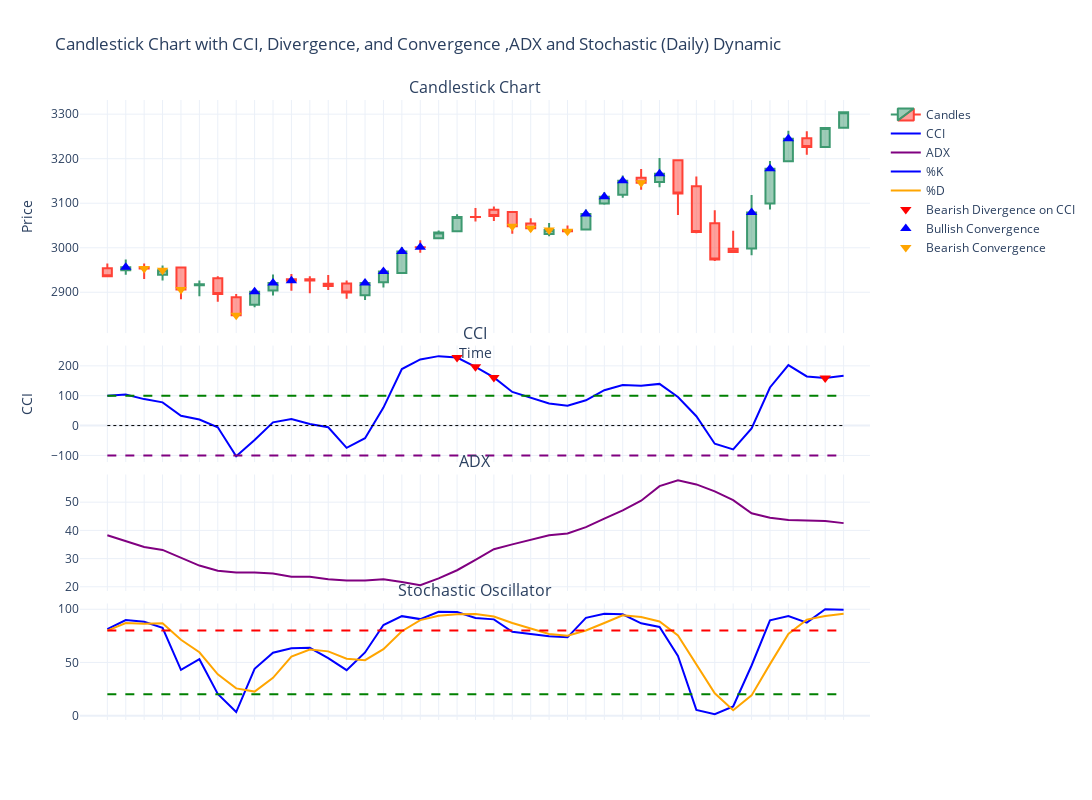

Source (notebook cell):
### Code cell
# ---- Load Data (Ensure You Replace This with Actual PostgreSQL Query) ----
origin_df = pd.read_csv('../Gold Futures Historical Data.csv')
origin_df.dropna(inplace=True)

df = origin_df[['Date', 'Price','Open','High' ,'Low']]
df = df.rename(columns={
    'Date': 'date_time',
    'Price': 'close',
    'Open': 'open',
    'High': 'high',
    'Low': 'low'
})

# Convert to datetime format
df['date_time'] = pd.to_datetime(df['date_time'])
# Remove commas and convert to float
for col in ['open', 'high', 'low', 'close']:
    df[col] = df[col].astype(str).str.replace(',', '').astype(float)

df = df.sort_values('date_time', ascending=True).reset_index(drop=True)

# Set CCI window size
n = 20

# Compute Typical Price (TP)
df['TP'] = (df['high'] + df['low'] + df['close']) / 3

# Compute Simple Moving Average (SMA) of TP
df['SMA_TP'] = df['TP'].rolling(window=n).mean()

# Compute Mean Absolute Deviation (MAD)
df['MAD'] = df['TP'].rolling(window=n).apply(lambda x: np.mean(np.abs(x - np.mean(x))), raw=True)

# Compute CCI
df['cci'] = (df['TP'] - df['SMA_TP']) / (0.015 * df['MAD'])

# Compute ADX Indicator
adx_period = 14
df['TR'] = np.maximum(df['high'] - df['low'], np.maximum(abs(df['high'] - df['close'].shift(1)), abs(df['low'] - df['close'].shift(1))))
df['+DM'] = np.where((df['high'] - df['high'].shift(1)) > (df['low'].shift(1) - df['low']), df['high'] - df['high'].shift(1), 0)
df['-DM'] = np.where((df['low'].shift(1) - df['low']) > (df['high'] - df['high'].shift(1)), df['low'].shift(1) - df['low'], 0)
df['TR_smooth'] = df['TR'].rolling(window=adx_period).mean()
df['+DM_smooth'] = df['+DM'].rolling(window=adx_period).mean()
df['-DM_smooth'] = df['-DM'].rolling(window=adx_period).mean()
df['+DI'] = 100 * (df['+DM_smooth'] / df['TR_smooth'])
df['-DI'] = 100 * (df['-DM_smooth'] / df['TR_smooth'])
df['DX'] = 100 * abs(df['+DI'] - df['-DI']) / (df['+DI'] + df['-DI'])
df['ADX'] = df['DX'].rolling(window=adx_period).mean()

stoch_period = 14  # Lookback period
smoothing_period = 3  # %D moving average period

# Compute Stochastic %K
df['stoch_k'] = 100 * (df['close'] - df['low'].rolling(window=stoch_period).min()) / \
                (df['high'].rolling(window=stoch_period).max() - df['low'].rolling(window=stoch_period).min())

# Compute Stochastic %D (3-period SMA of %K)
df['stoch_d'] = df['stoch_k'].rolling(window=smoothing_period).mean()

# Compute ATR for volatility measurement
df['ATR'] = df['high'].rolling(window=n).mean() - df['low'].rolling(window=n).mean()

# Define baseline ATR for normalization (e.g., median ATR value)
atr_baseline = df['ATR'].median()

# Initialize signal columns
df['bullish_divergence'] = 0
df['bearish_divergence'] = 0
df['bullish_convergence'] = 0
df['bearish_convergence'] = 0

for i in range(2, len(df)):
    price_now, price_prev = df['close'].iloc[i], df['close'].iloc[i-1]
    cci_now, cci_prev = df['cci'].iloc[i], df['cci'].iloc[i-1]

    # Compute dynamic cooldown based on volatility
    dynamic_cooldown = max(3, int(df['ATR'].fillna(0).iloc[i] / atr_baseline * 8))  # Adjust multiplier (5) as needed

    # Bullish Divergence
    if price_now < price_prev and cci_now > cci_prev and df['cci'][i] < -100:
        if df['bullish_divergence'].shift(dynamic_cooldown).iloc[i] == 0:
            df.loc[i, 'bullish_divergence'] = 1

    # Bearish Divergence
    if price_now > price_prev and cci_now < cci_prev and df['cci'][i] > 100:
        if df['bearish_divergence'].shift(dynamic_cooldown).iloc[i] == 0:
            df.loc[i, 'bearish_divergence'] = 1

    # Bullish Convergence
    if price_now > price_prev and cci_now > cci_prev:
        if df['bullish_convergence'].shift(dynamic_cooldown).iloc[i] == 0:
            df.loc[i, 'bullish_convergence'] = 1

    # Bearish Convergence
    if price_now < price_prev and cci_now < cci_prev:
        if df['bearish_convergence'].shift(dynamic_cooldown).iloc[i] == 0:
            df.loc[i, 'bearish_convergence'] = 1

# ---- Set Time Window for Visualization ----
end_date = df['date_time'].max()
start_date = end_date - relativedelta(weeks=8)

filtered_df_6h = df[(df['date_time'] >= start_date) & (df['date_time'] <= end_date)].copy()
filtered_df_6h = filtered_df_6h.sort_values('date_time')  # Sort for correct plotting order

# Convert timestamps to strings to enforce categorical axis
filtered_df_6h['date_time'] = filtered_df_6h['date_time'].astype(str)

# ---- Identify Divergence & Convergence Points in the Filtered Data ----
bullish_points = filtered_df_6h[filtered_df_6h['bullish_divergence'] == 1]
bearish_points = filtered_df_6h[filtered_df_6h['bearish_divergence'] == 1]
bullish_convergence = filtered_df_6h[filtered_df_6h['bullish_convergence'] == 1]
bearish_convergence = filtered_df_6h[filtered_df_6h['bearish_convergence'] == 1]

# ---- Update Subplot Titles ----
fig = make_subplots(rows=4, cols=1, shared_xaxes=True, 
                    vertical_spacing=0.02, subplot_titles=('Candlestick Chart', 'CCI', 'ADX', 'Stochastic Oscillator'), 
                    row_width=[0.2, 0.2, 0.2, 0.4])


# ---- Candlestick Chart ----
fig.add_trace(go.Candlestick(x=filtered_df_6h['date_time'],
                             open=filtered_df_6h['open'], high=filtered_df_6h['high'],
                             low=filtered_df_6h['low'], close=filtered_df_6h['close'], 
                             name='Candles'),
              row=1, col=1)

# ---- Divergence Markers ----
# fig.add_trace(go.Scatter(x=bullish_points['date_time'], y=bullish_points['low'],
#                          mode='markers', marker=dict(color='green', symbol='triangle-up', size=10),
#                          name='Bullish Divergence'),
#               row=1, col=1)

# fig.add_trace(go.Scatter(x=bearish_points['date_time'], y=bearish_points['high'],
#                          mode='markers', marker=dict(color='red', symbol='triangle-down', size=10),
#                          name='Bearish Divergence'),
#               row=1, col=1)

# ---- CCI Oscillator ----
fig.add_trace(go.Scatter(x=filtered_df_6h['date_time'], y=filtered_df_6h['cci'], 
                         mode='lines', name='CCI', 
                         line=dict(color='blue')),
              row=2, col=1)

# ---- ADX Indicator ----
fig.add_trace(go.Scatter(x=filtered_df_6h['date_time'], y=filtered_df_6h['ADX'], 
                         mode='lines', name='ADX', 
                         line=dict(color='purple')),
              row=3, col=1)

# ---- Add Stochastic Oscillator (%K and %D) ----
fig.add_trace(go.Scatter(x=filtered_df_6h['date_time'], y=filtered_df_6h['stoch_k'],
                         mode='lines', name='%K', line=dict(color='blue')),
              row=4, col=1)

fig.add_trace(go.Scatter(x=filtered_df_6h['date_time'], y=filtered_df_6h['stoch_d'],
                         mode='lines', name='%D', line=dict(color='orange')),
              row=4, col=1)

# ---- Overbought and Oversold Levels for Stochastic ----
fig.add_shape(type="line", x0=filtered_df_6h['date_time'].min(), x1=filtered_df_6h['date_time'].max(),
              y0=80, y1=80, line=dict(color="red", width=2, dash="dash"), row=4, col=1, yref="y4")

fig.add_shape(type="line", x0=filtered_df_6h['date_time'].min(), x1=filtered_df_6h['date_time'].max(),
              y0=20, y1=20, line=dict(color="green", width=2, dash="dash"), row=4, col=1, yref="y4")

# ---- Divergence Points on CCI ----
fig.add_trace(go.Scatter(x=bullish_points['date_time'], y=bullish_points['cci'],
                         mode='markers', marker=dict(color='green', symbol='triangle-up', size=10),
                         name='Bullish Divergence on CCI'),
              row=2, col=1)

fig.add_trace(go.Scatter(x=bearish_points['date_time'], y=bearish_points['cci'],
                         mode='markers', marker=dict(color='red', symbol='triangle-down', size=10),
                         name='Bearish Divergence on CCI'),
              row=2, col=1)

# ---- Convergence Points ----
fig.add_trace(go.Scatter(x=bullish_convergence['date_time'], y=bullish_convergence['close'],
                         mode='markers', marker=dict(color='blue', symbol='triangle-up', size=10),
                         name='Bullish Convergence'),
              row=1, col=1)

fig.add_trace(go.Scatter(x=bearish_convergence['date_time'], y=bearish_convergence['close'],
                         mode='markers', marker=dict(color='orange', symbol='triangle-down', size=10),
                         name='Bearish Convergence'),
              row=1, col=1)

# ---- Overbought, Oversold, and Zero Lines ----
fig.add_shape(type="line", x0=filtered_df_6h['date_time'].min(), x1=filtered_df_6h['date_time'].max(),
              y0=100, y1=100, line=dict(color="green", width=2, dash="dash"), row=2, col=1, yref="y2")

fig.add_shape(type="line", x0=filtered_df_6h['date_time'].min(), x1=filtered_df_6h['date_time'].max(),
              y0=-100, y1=-100, line=dict(color="purple", width=2, dash="dash"), row=2, col=1, yref="y2")

fig.add_shape(type="line", x0=filtered_df_6h['date_time'].min(), x1=filtered_df_6h['date_time'].max(),
              y0=0, y1=0, line=dict(color="black", width=1, dash="dot"), row=2, col=1, yref="y2")

# ---- Final Layout Formatting ----
fig.update_layout(title='Candlestick Chart with CCI, Divergence, and Convergence ,ADX and Stochastic (Daily) Dynamic', 
                  yaxis_title='Price',
                  xaxis_title='Time',
                  yaxis2_title='CCI',
                  showlegend=True,
                  template="plotly_white",
                  height=800, width=1200)

fig.update_xaxes(rangeslider_visible=False,type='category',tickformat="%b %d %H:%M",  # Format similar to Trading Economics
        dtick="D1",showticklabels=False,  # Show labels at daily intervals (adjust as needed)
        tickangle=90)

# Show Figure
fig.show()

fig3_path = "candlestick_6h.png"
# pio.write_image(fig, fig3_path, format='png')

### Figure 1 — Plotly figure (JSON) as saved in the notebook; plotly's stock layout.template omitted (floating-point values rounded to 4 significant figures)
{"data": [{"close": [2936.0, 2956.0, 2953.0, 2950.0, 2906.0, 2918.0, 2896.0, 2848.0, 2901.0, 2921.0, 2926.0, 2927.0, 2914.0, 2899.0, 2921.0, 2947.0, 2991.0, 3001.0, 3034.0, 3069.0, 3069.0, 3071.0, 3048.0, 3044.0, 3040.0, 3037.0, 3076.0, 3114.0, 3150.0, 3146.0, 3166.0, 3122.0, 3035.0, 2974.0, 2990.0, 3079.0, 3178.0, 3245.0, 3226.0, 3269.0, 3304.0], "high": [2964.0, 2973.0, 2965.0, 2960.0, 2956.0, 2926.0, 2936.0, 2896.0, 2906.0, 2940.0, 2941.0, 2936.0, 2939.0, 2926.0, 2929.0, 2949.0, 3002.0, 3017.0, 3039.0, 3075.0, 3089.0, 3093.0, 3082.0, 3066.0, 3055.0, 3050.0, 3086.0, 3124.0, 3162.0, 3177.0, 3202.0, 3197.0, 3160.0, 3084.0, 3038.0, 3118.0, 3195.0, 3263.0, 3262.0, 3269.0, 3306.0], "low": [2934.0, 2939.0, 2930.0, 2926.0, 2884.0, 2891.0, 2879.0, 2844.0, 2866.0, 2892.0, 2903.0, 2898.0, 2905.0, 2885.0, 2882.0, 2911.0, 2942.0, 2989.0, 3020.0, 3036.0, 3059.0, 3060.0, 3031.0, 3036.0, 3026.0, 3033.0, 3039.0, 3096.0, 3112.0, 3130.0, 3136.0, 3074.0, 3033.0, 2970.0, 2989.0, 2983.0, 3086.0, 3193.0, 3209.0, 3226.0, 3270.0], "name": "Candles", "open": [2954.0, 2950.0, 2956.0, 2939.0, 2956.0, 2916.0, 2931.0, 2889.0, 2872.0, 2904.0, 2929.0, 2930.0, 2919.0, 2920.0, 2893.0, 2922.0, 2943.0, 3001.0, 3021.0, 3037.0, 3069.0, 3086.0, 3080.0, 3055.0, 3031.0, 3040.0, 3041.0, 3099.0, 3119.0, 3157.0, 3148.0, 3197.0, 3138.0, 3055.0, 2998.0, 2998.0, 3099.0, 3194.0, 3246.0, 3226.0, 3270.0], "type": "candlestick", "x": ["2025-02-19", "2025-02-20", "2025-02-21", "2025-02-24", "2025-02-25", "2025-02-26", "2025-02-27", "2025-02-28", "2025-03-03", "2025-03-04", "2025-03-05", "2025-03-06", "2025-03-07", "2025-03-10", "2025-03-11", "2025-03-12", "2025-03-13", "2025-03-14", "2025-03-17", "2025-03-18", "2025-03-19", "2025-03-20", "2025-03-21", "2025-03-24", "2025-03-25", "2025-03-26", "2025-03-27", "2025-03-28", "2025-03-31", "2025-04-01", "2025-04-02", "2025-04-03", "2025-04-04", "2025-04-07", "2025-04-08", "2025-04-09", "2025-04-10", "2025-04-11", "2025-04-14", "2025-04-15", "2025-04-16"], "xaxis": "x", "yaxis": "y"}, {"line": {"color": "blue"}, "mode": "lines", "name": "CCI", "type": "scatter", "x": ["2025-02-19", "2025-02-20", "2025-02-21", "2025-02-24", "2025-02-25", "2025-02-26", "2025-02-27", "2025-02-28", "2025-03-03", "2025-03-04", "2025-03-05", "2025-03-06", "2025-03-07", "2025-03-10", "2025-03-11", "2025-03-12", "2025-03-13", "2025-03-14", "2025-03-17", "2025-03-18", "2025-03-19", "2025-03-20", "2025-03-21", "2025-03-24", "2025-03-25", "2025-03-26", "2025-03-27", "2025-03-28", "2025-03-31", "2025-04-01", "2025-04-02", "2025-04-03", "2025-04-04", "2025-04-07", "2025-04-08", "2025-04-09", "2025-04-10", "2025-04-11", "2025-04-14", "2025-04-15", "2025-04-16"], "xaxis": "x2", "y": [100.2, 103.7, 88.63, 77.71, 32.98, 20.05, -5.846, -102.8, -48.7, 10.63, 22.15, 5.253, -5.724, -74.71, -42.56, 60.18, 189.2, 221.4, 232.5, 227.6, 196.6, 161.2, 112.6, 92.51, 74.18, 66.43, 84.63, 118.5, 135.8, 133.0, 139.5, 95.63, 31.3, -60.75, -79.77, -9.629, 127.5, 202.7, 164.6, 159.5, 167.0], "yaxis": "y2"}, {"line": {"color": "purple"}, "mode": "lines", "name": "ADX", "type": "scatter", "x": ["2025-02-19", "2025-02-20", "2025-02-21", "2025-02-24", "2025-02-25", "2025-02-26", "2025-02-27", "2025-02-28", "2025-03-03", "2025-03-04", "2025-03-05", "2025-03-06", "2025-03-07", "2025-03-10", "2025-03-11", "2025-03-12", "2025-03-13", "2025-03-14", "2025-03-17", "2025-03-18", "2025-03-19", "2025-03-20", "2025-03-21", "2025-03-24", "2025-03-25", "2025-03-26", "2025-03-27", "2025-03-28", "2025-03-31", "2025-04-01", "2025-04-02", "2025-04-03", "2025-04-04", "2025-04-07", "2025-04-08", "2025-04-09", "2025-04-10", "2025-04-11", "2025-04-14", "2025-04-15", "2025-04-16"], "xaxis": "x3", "y": [38.3, 36.29, 34.1, 33.06, 30.35, 27.53, 25.7, 25.06, 25.08, 24.69, 23.53, 23.58, 22.64, 22.23, 22.24, 22.64, 21.68, 20.56, 22.99, 25.87, 29.51, 33.34, 35.04, 36.63, 38.24, 38.91, 41.18, 44.2, 47.1, 50.52, 55.68, 57.76, 56.29, 53.85, 50.73, 46.08, 44.48, 43.65, 43.51, 43.29, 42.57], "yaxis": "y3"}, {"line": {"color": "blue"}, "mode": "lines", "name": "%K", "type": "scatter", "x": ["2025-02-19", "2025-02-20", "2025-02-21", "2025-02-24", "2025-02-25", "2025-02-26", "2025-02-27", "2025-02-28", "2025-03-03", "2025-03-04", "2025-03-05", "2025-03-06", "2025-03-07", "2025-03-10", "2025-03-11", "2025-03-12", "2025-03-13", "2025-03-14", "2025-03-17", "2025-03-18", "2025-03-19", "2025-03-20", "2025-03-21", "2025-03-24", "2025-03-25", "2025-03-26", "2025-03-27", "2025-03-28", "2025-03-31", "2025-04-01", "2025-04-02", "2025-04-03", "2025-04-04", "2025-04-07", "2025-04-08", "2025-04-09", "2025-04-10", "2025-04-11", "2025-04-14", "2025-04-15", "2025-04-16"], "xaxis": "x4", "y": [81.34, 89.89, 88.2, 82.57, 43.07, 53.04, 20.35, 3.403, 44.08, 59.16, 63.34, 63.81, 54.14, 42.77, 59.4, 85.16, 93.52, 90.75, 97.69, 97.32, 91.72, 90.51, 78.89, 76.8, 74.7, 73.61, 91.92, 95.82, 95.34, 86.8, 83.38, 56.12, 5.407, 1.384, 8.564, 47.15, 89.58, 93.71, 87.46, 100.0, 99.63], "yaxis": "y4"}, {"line": {"color": "orange"}, "mode": "lines", "name": "%D", "type": "scatter", "x": ["2025-02-19", "2025-02-20", "2025-02-21", "2025-02-24", "2025-02-25", "2025-02-26", "2025-02-27", "2025-02-28", "2025-03-03", "2025-03-04", "2025-03-05", "2025-03-06", "2025-03-07", "2025-03-10", "2025-03-11", "2025-03-12", "2025-03-13", "2025-03-14", "2025-03-17", "2025-03-18", "2025-03-19", "2025-03-20", "2025-03-21", "2025-03-24", "2025-03-25", "2025-03-26", "2025-03-27", "2025-03-28", "2025-03-31", "2025-04-01", "2025-04-02", "2025-04-03", "2025-04-04", "2025-04-07", "2025-04-08", "2025-04-09", "2025-04-10", "2025-04-11", "2025-04-14", "2025-04-15", "2025-04-16"], "xaxis": "x4", "y": [79.98, 87.09, 86.48, 86.89, 71.28, 59.56, 38.82, 25.6, 22.61, 35.55, 55.53, 62.1, 60.43, 53.57, 52.1, 62.44, 79.36, 89.81, 93.99, 95.25, 95.58, 93.18, 87.04, 82.06, 76.8, 75.04, 80.08, 87.12, 94.36, 92.65, 88.51, 75.43, 48.3, 20.97, 5.118, 19.03, 48.43, 76.81, 90.25, 93.72, 95.69], "yaxis": "y4"}, {"marker": {"color": "green", "size": 10, "symbol": "triangle-up"}, "mode": "markers", "name": "Bullish Divergence on CCI", "type": "scatter", "x": [], "xaxis": "x2", "y": [], "yaxis": "y2"}, {"marker": {"color": "red", "size": 10, "symbol": "triangle-down"}, "mode": "markers", "name": "Bearish Divergence on CCI", "type": "scatter", "x": ["2025-03-18", "2025-03-19", "2025-03-20", "2025-04-15"], "xaxis": "x2", "y": [227.6, 196.6, 161.2, 159.5], "yaxis": "y2"}, {"marker": {"color": "blue", "size": 10, "symbol": "triangle-up"}, "mode": "markers", "name": "Bullish Convergence", "type": "scatter", "x": ["2025-02-20", "2025-03-03", "2025-03-04", "2025-03-05", "2025-03-11", "2025-03-12", "2025-03-13", "2025-03-14", "2025-03-27", "2025-03-28", "2025-03-31", "2025-04-02", "2025-04-09", "2025-04-10", "2025-04-11"], "xaxis": "x", "y": [2956.0, 2901.0, 2921.0, 2926.0, 2921.0, 2947.0, 2991.0, 3001.0, 3076.0, 3114.0, 3150.0, 3166.0, 3079.0, 3178.0, 3245.0], "yaxis": "y"}, {"marker": {"color": "orange", "size": 10, "symbol": "triangle-down"}, "mode": "markers", "name": "Bearish Convergence", "type": "scatter", "x": ["2025-02-21", "2025-02-24", "2025-02-25", "2025-02-28", "2025-03-21", "2025-03-24", "2025-03-25", "2025-03-26", "2025-04-01"], "xaxis": "x", "y": [2953.0, 2950.0, 2906.0, 2848.0, 3048.0, 3044.0, 3040.0, 3037.0, 3146.0], "yaxis": "y"}], "layout": {"annotations": [{"font": {"size": 16}, "showarrow": false, "text": "Candlestick Chart", "x": 0.5, "xanchor": "center", "xref": "paper", "y": 1, "yanchor": "bottom", "yref": "paper"}, {"font": {"size": 16}, "showarrow": false, "text": "CCI", "x": 0.5, "xanchor": "center", "xref": "paper", "y": 0.604, "yanchor": "bottom", "yref": "paper"}, {"font": {"size": 16}, "showarrow": false, "text": "ADX", "x": 0.5, "xanchor": "center", "xref": "paper", "y": 0.396, "yanchor": "bottom", "yref": "paper"}, {"font": {"size": 16}, "showarrow": false, "text": "Stochastic Oscillator", "x": 0.5, "xanchor": "center", "xref": "paper", "y": 0.188, "yanchor": "bottom", "yref": "paper"}], "height": 800, "shapes": [{"line": {"color": "red", "dash": "dash", "width": 2}, "type": "line", "x0": "2025-02-19", "x1": "2025-04-16", "xref": "x4", "y0": 80, "y1": 80, "yref": "y4"}, {"line": {"color": "green", "dash": "dash", "width": 2}, "type": "line", "x0": "2025-02-19", "x1": "2025-04-16", "xref": "x4", "y0": 20, "y1": 20, "yref": "y4"}, {"line": {"color": "green", "dash": "dash", "width": 2}, "type": "line", "x0": "2025-02-19", "x1": "2025-04-16", "xref": "x2", "y0": 100, "y1": 100, "yref": "y2"}, {"line": {"color": "purple", "dash": "dash", "width": 2}, "type": "line", "x0": "2025-02-19", "x1": "2025-04-16", "xref": "x2", "y0": -100, "y1": -100, "yref": "y2"}, {"line": {"color": "black", "dash": "dot", "width": 1}, "type": "line", "x0": "2025-02-19", "x1": "2025-04-16", "xref": "x2", "y0": 0, "y1": 0, "yref": "y2"}], "showlegend": true, "title": {"text": "Candlestick Chart with CCI, Divergence, and Convergence ,ADX and Stochastic (Daily) Dynamic"}, "width": 1200, "xaxis": {"anchor": "y", "domain": [0, 1], "dtick": "D1", "matches": "x4", "rangeslider": {"visible": false}, "showticklabels": false, "tickangle": 90, "tickformat": "%b %d %H:%M", "title": {"text": "Time"}, "type": "category"}, "xaxis2": {"anchor": "y2", "domain": [0, 1], "dtick": "D1", "matches": "x4", "rangeslider": {"visible": false}, "showticklabels": false, "tickangle": 90, "tickformat": "%b %d %H:%M", "type": "category"}, "xaxis3": {"anchor": "y3", "domain": [0, 1], "dtick": "D1", "matches": "x4", "rangeslider": {"visible": false}, "showticklabels": false, "tickangle": 90, "tickformat": "%b %d %H:%M", "type": "category"}, "xaxis4": {"anchor": "y4", "domain": [0, 1], "dtick": "D1", "rangeslider": {"visible": false}, "showticklabels": false, "tickangle": 90, "tickformat": "%b %d %H:%M", "type": "category"}, "yaxis": {"anchor": "x", "domain": [0.624, 1], "title": {"text": "Price"}}, "yaxis2": {"anchor": "x2", "domain": [0.416, 0.604], "title": {"text": "CCI"}}, "yaxis3": {"anchor": "x3", "domain": [0.208, 0.396]}, "yaxis4": {"anchor": "x4", "domain": [0, 0.188]}}}
